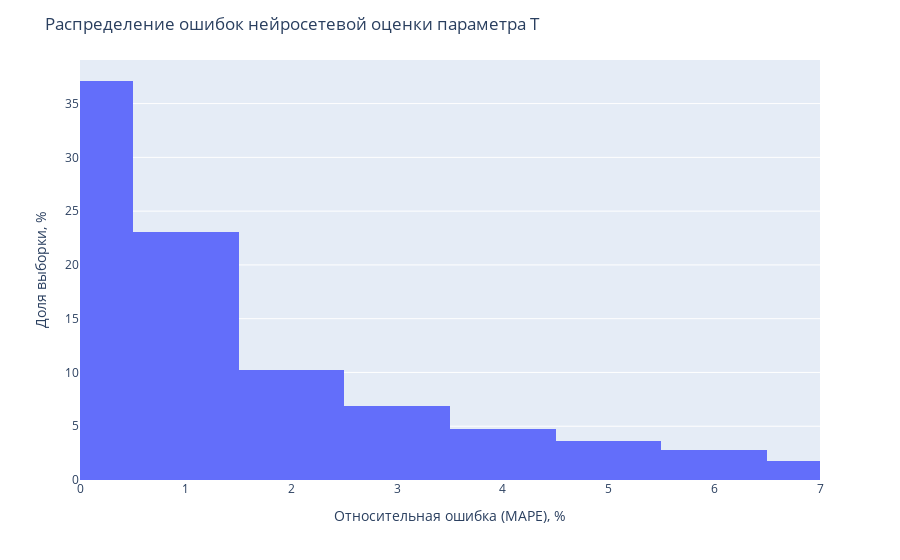

The notebook cell saved with this chart:
### Code cell
fig = px.histogram(hist_df, x="Ошибка сети в %", nbins=1000, histnorm="percent")
fig.update_xaxes(range=[0, 7])
fig.update_layout(title="Распределение ошибок нейросетевой оценки параметра Т",
                  xaxis_title="Относительная ошибка (MAPE), %",
                  yaxis_title="Доля выборки, %"
                 )
fig.show()

### Figure 1 — Plotly figure (JSON) as saved in the notebook; plotly's stock layout.template omitted (floating-point values rounded to 4 significant figures; data arrays with more than 128 entries replaced by an {"elided": "..."} marker saying what was removed)
{"data": [{"alignmentgroup": "True", "bingroup": "x", "histnorm": "percent", "hovertemplate": "Ошибка сети в %=%{x}<br>percent=%{y}<extra></extra>", "legendgroup": "", "marker": {"color": "#636efa"}, "name": "", "nbinsx": 1000, "offsetgroup": "", "orientation": "v", "showlegend": false, "type": "histogram", "x": {"elided": "1000 float values"}, "xaxis": "x", "yaxis": "y"}], "layout": {"barmode": "relative", "legend": {"tracegroupgap": 0}, "margin": {"t": 60}, "title": {"text": "Распределение ошибок нейросетевой оценки параметра Т"}, "xaxis": {"anchor": "y", "domain": [0, 1], "range": [0, 7], "title": {"text": "Относительная ошибка (MAPE), %"}}, "yaxis": {"anchor": "x", "domain": [0, 1], "title": {"text": "Доля выборки, %"}}}}
